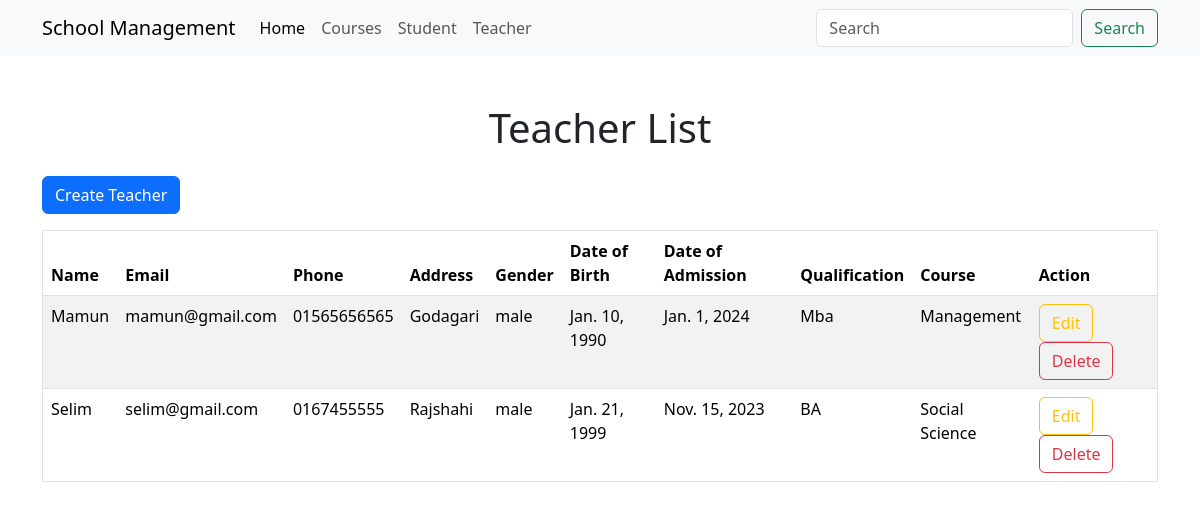
/teacher/, run on an earlier commit of the app's database.
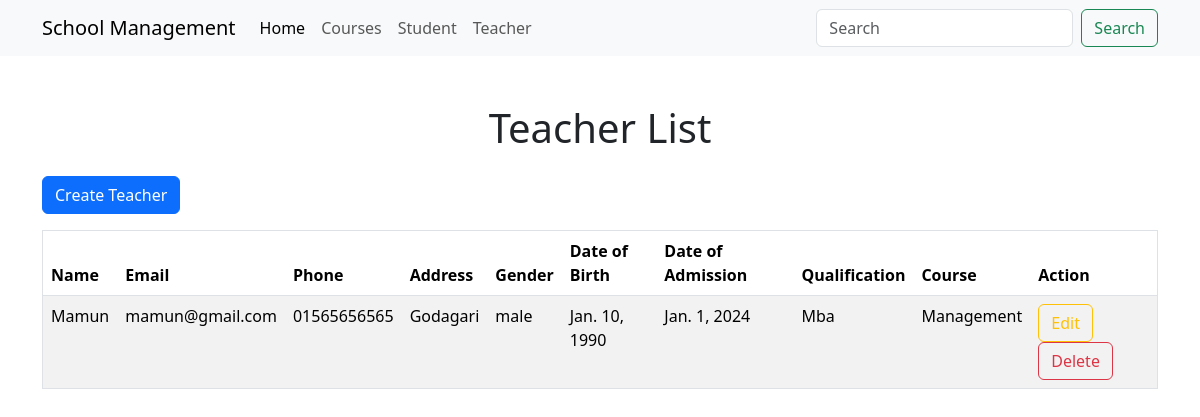
And on a later commit of the database.
### teacher/models.py (models this page shows, shortened)
class Teacher(models.Model):
    name = models.CharField(max_length=100)
    email = models.EmailField()
    phone = models.CharField(max_length=20)
    address = models.CharField(max_length=200)
    gender = models.CharField(max_length=10)
    date_of_birth = models.DateField()
    date_of_joining = models.DateField()
    photo = models.ImageField(upload_to=teacher_directory_path, null=True, blank=True)
    qualification = models.CharField(max_length=100)
    subject = models.CharField(max_length=100)
    salary = models.DecimalField(max_digits=10, decimal_places=2)
    course = models.ForeignKey('course.Course', on_delete=models.CASCADE)

### course/models.py (models this page shows)
class Course(models.Model):
    name = models.CharField(max_length=100)
    course_code = models.CharField(max_length=10)
    credit = models.IntegerField()
    price = models.DecimalField(max_digits=10, decimal_places=2)
    is_active = models.BooleanField(default=True)
    def __str__(self):
        return self.name

### teacher/views.py (the view)
# urls.py: path('teacher/', views.teacher_index.as_view(), name='teacher_index'),
class teacher_index(ListView):
    model = Teacher
    template_name = 'teacher/index.html'
    context_object_name = 'teachers'

### teacher/templates/teacher/index.html (shortened to what this page needs)
{% extends 'base.html' %}
{% block content %}
    <h1 class="text-center">Teacher List</h1>
    <a href="{% url 'teacher_create' %}" class="btn btn-primary mt-3">Create Teacher</a>
    <table class="table table-striped table-hover mt-3 border">
        <thead>
            <th>Name</th>
            <th>Email</th>
            <th>Phone</th>
            <th>Address</th>
            <th>Gender</th>
            <th>Date of Birth</th>
            <th>Date of Admission</th>
            <th>Qualification</th>
            <th>Course</th>
            <th>Action</th>
        </thead>
        <tbody>
            {% for teacher in teachers %}
            <tr>
                <td>{{ teacher.name }}</td>
                <td>{{ teacher.email }}</td>
                <td>{{ teacher.phone }}</td>
                <td>{{ teacher.address }}</td>
                <td>{{ teacher.gender }}</td>
                <td>{{ teacher.date_of_birth }}</td>
                <td>{{ teacher.date_of_joining }}</td>
                <td>{{ teacher.qualification }}</td>
                <td>{{ teacher.course }}</td>
                <td>
                    <a href="{% url 'teacher_edit' teacher.id %}" class="btn btn-outline-warning">Edit</a>
                    <a href="{% url 'teacher_delete' teacher.id %}" class="btn btn-outline-danger">Delete</a>
                </td>
            </tr>
            {% endfor %}
        </tbody>
    </table>
{% endblock content %}

### templates/base.html (shortened to what this page needs)
{% include 'include/header.html' %}
{% include 'include/navbar.html' %}
<div class="container my-5">
    {% block content %}{% endblock content %}
</div>
{% include 'include/footer.html' %}

### templates/include/header.html (shortened to what this page needs)
<!DOCTYPE html>
<html lang="en">
<head>
   <link href="https://cdn.jsdelivr.net/npm/bootstrap@5.3.7/dist/css/bootstrap.min.css" rel="stylesheet">
</head>
<body>

### templates/include/navbar.html (shortened to what this page needs)
<nav class="navbar navbar-expand-lg bg-body-tertiary">
  <div class="container">
    <a class="navbar-brand" href="{% url 'home' %}">School Management</a>
    <div class="collapse navbar-collapse" id="navbarSupportedContent">
      <ul class="navbar-nav me-auto mb-2 mb-lg-0">
        <li class="nav-item">
          <a class="nav-link active" aria-current="page" href="{% url 'home' %}">Home</a>
        </li>
        <li class="nav-item">
          <a class="nav-link" href="{% url 'course_index' %}">Courses</a>
        </li>
        <li class="nav-item">
          <a class="nav-link" href="{% url 'student_index' %}">Student</a>
        </li>
        <li class="nav-item">
          <a class="nav-link" href="{% url 'teacher_index' %}">Teacher</a>
        </li>
      </ul>
      <form class="d-flex" role="search">
        <input class="form-control me-2" type="search" placeholder="Search" aria-label="Search"/>
        <button class="btn btn-outline-success" type="submit">Search</button>
      </form>
    </div>
  </div>
</nav>

### templates/include/footer.html (shortened to what this page needs)
</body>
</html>

What changed in the data, as far as the page shows it:
removed Teacher: name "Selim", email "selim@gmail.com", phone "0167455555", address "Rajshahi", gender "male", date_of_birth "Jan. 21, 1999", date_of_joining "Nov. 15, 2023", qualification "BA", course "Social Science"
